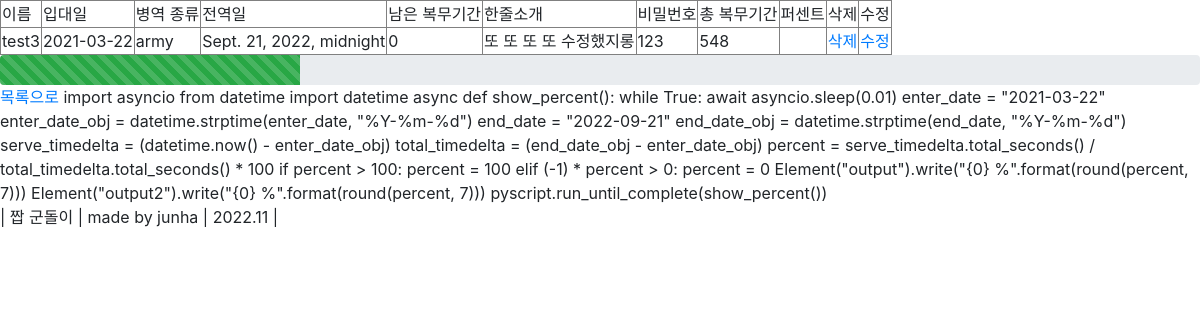
The app's page /fake_gundori/soldier/19, older data.
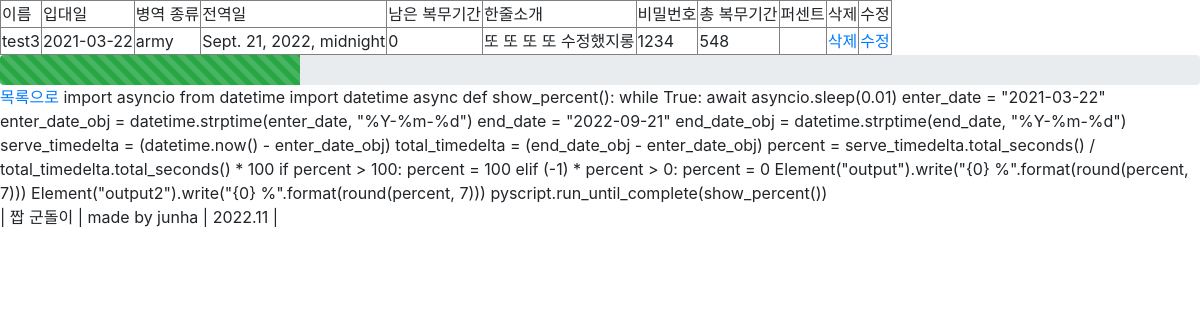
The same page, newer data.
### fake_gundori/models.py (models this page shows, shortened)
class Soldier(models.Model):
    name = models.CharField(max_length=20)
    password = models.CharField(max_length=20, default="password")
    enter_date = models.DateTimeField()
    army_choice = models.CharField(choices=ARMY_CHOICE, max_length=30, null=True)
    bio = models.CharField(max_length=200, null=True, blank=True, default="한줄소개")
    @property
    def end_date(self):
        enter_date = self.enter_date
        army_choice = self.army_choice
        if army_choice == "army":
            end_date = enter_date + relativedelta(months=18) + relativedelta(days=-1)
        if army_choice == "navy":
            end_date = enter_date + relativedelta(months=20) + relativedelta(days=-1)
        if army_choice == "air":
            end_date = enter_date + relativedelta(months=21) + relativedelta(days=-1)
        return end_date
    @property
    def remain_days(self):
        end_date = self.end_date
        remain_days = (end_date - timezone.now()).days
        if remain_days < 0:
            remain_days = 0
        return remain_days
    @property
    def total_days(self):
        end_date = self.end_date
        enter_date = self.enter_date
        return (end_date - enter_date).days
    @property
    def percent(self):
        end_date = self.end_date
        enter_date = self.enter_date
        serve_timedelta = (timezone.now() - enter_date) # datetime.timedelta object
        total_timedelta = (end_date - enter_date) #datetime.timedelta object
        percent = serve_timedelta.total_seconds() / total_timedelta.total_seconds() * 100
        if percent > 100:
            percent = 100
        if percent < 0:
            percent = 0
        return round(percent)

### fake_gundori/views.py (the view)
# urls.py: path('soldier/<int:pk>', views.SoldierDetailView.as_view(), name='soldier_detail'),
class SoldierDetailView(generic.DetailView):
    model = Soldier
    template_name = 'soldier_detail.html'
    def get_context_data(self, *args, **kwargs):
        context = super(SoldierDetailView, self).get_context_data(*args, **kwargs)
        myobject = self.object
        context['pct'] = myobject.percent
        return context

### fake_gundori/templates/soldier_detail.html (shortened to what this page needs)
{% extends "base_generic.html" %}
{% block title %}
<link rel="stylesheet" href="https://pyscript.net/latest/pyscript.css" />
{% endblock %}
{% block content %}
<table border="1">
    <tr>
        <td>이름</td>
        <td>입대일</td>
        <td>병역 종류</td>
        <td>전역일</td>
        <td>남은 복무기간</td>
        <td>한줄소개</td>
        <td>비밀번호</td>
        <td>총 복무기간</td>
        <td>퍼센트</td>
        <td>삭제</td>
        <td>수정</td>
    </tr>
    <tr>
        <td>{{ soldier.name }}</td>
        <td>{{ soldier.enter_date|date:"Y-m-d" }}</td>
        <td>{{ soldier.army_choice }}</td>
        <td>{{ soldier.end_date }}</td>
        <td>{{ soldier.remain_days }}</td>
        <td>{{ soldier.bio }}</td>
        <td>{{ soldier.password }}</td>
        <td>{{ soldier.total_days }}</td>
        <td id="output"></td>
        <td>
            <a href="{{ soldier.id }}/delete">삭제</a>
        </td>
        <td>
            <a href="{{ soldier.id }}/update">수정</a>
        </td>
    </tr>
</table>
<div class="progress" style="height: 30px;">
    <div class="progress-bar progress-bar-striped progress-bar-animated bg-success" role="progressbar" style="width: 25%;" aria-valuenow="25" aria-valuemin="0" aria-valuemax="100"></div>
</div>
<div>
    <a href="{% url 'soldier-list' %}">목록으로</a>
    <py-script>
    import asyncio
    from datetime import datetime
    async def show_percent():
        while True:
            await asyncio.sleep(0.01)
            enter_date = "{{ soldier.enter_date|date:"Y-m-d" }}"
            enter_date_obj = datetime.strptime(enter_date, "%Y-%m-%d")
            end_date = "{{ soldier.end_date|date:"Y-m-d" }}"
            end_date_obj = datetime.strptime(end_date, "%Y-%m-%d")
            serve_timedelta = (datetime.now() - enter_date_obj)
            total_timedelta = (end_date_obj - enter_date_obj)
            percent = serve_timedelta.total_seconds() / total_timedelta.total_seconds() * 100
            if percent > 100:
                percent = 100
            elif (-1) * percent > 0:
                percent = 0
            Element("output").write("{0} %".format(round(percent, 7)))
            Element("output2").write("{0} %".format(round(percent, 7)))
    pyscript.run_until_complete(show_percent())
    </py-script>
    {% endblock %}

### fake_gundori/templates/base_generic.html (shortened to what this page needs)
<!DOCTYPE html>
<html lang="en">
<head>
    {% load static %}
    <link rel="stylesheet" href="https://stackpath.bootstrapcdn.com/bootstrap/4.3.1/css/bootstrap.min.css">
    <link rel="stylesheet" href="{% static 'styles.css' %}">
    {% block title %}{% endblock %}
</head>
<body>
    {% block content %}{% endblock %}
    {% include 'footer.html' %}
</body>
</html>

### fake_gundori/templates/footer.html
<div>| 짭 군돌이 | made by junha | 2022.11 |</div>

### fake_gundori/static/styles.css (style rules this page uses)
body { background-color : #ffffff; }

Row changes from the older to the newer data that the page shows:
changed Soldier "test3": password "123" → "1234"
